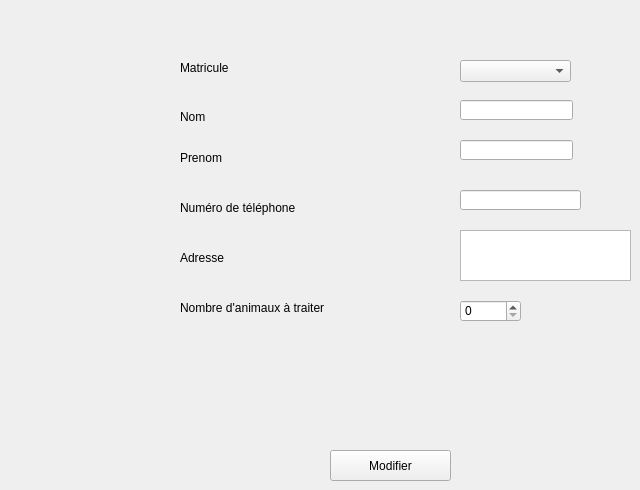
      <widget class="QWidget" name="modifier_2">
       <attribute name="title">
        <string>Modifier</string>
       </attribute>
       <widget class="QPushButton" name="modif_vet">
        <property name="geometry">
         <rect>
          <x>330</x>
          <y>450</y>
          <width>121</width>
          <height>31</height>
         </rect>
        </property>
        <property name="text">
         <string>Modifier</string>
        </property>
       </widget>
       <widget class="QSpinBox" name="an_modif">
        <property name="geometry">
         <rect>
          <x>460</x>
          <y>300</y>
          <width>61</width>
          <height>22</height>
         </rect>
        </property>
       </widget>
       <widget class="QLabel" name="label_46">
        <property name="geometry">
         <rect>
          <x>180</x>
          <y>300</y>
          <width>201</width>
          <height>16</height>
         </rect>
        </property>
        <property name="text">
         <string>Nombre d'animaux à traiter</string>
        </property>
       </widget>
       <widget class="QLabel" name="label_47">
        <property name="geometry">
         <rect>
          <x>180</x>
          <y>200</y>
          <width>161</width>
          <height>16</height>
         </rect>
        </property>
        <property name="text">
         <string>Numéro de téléphone</string>
        </property>
       </widget>
       <widget class="QPlainTextEdit" name="adresse_modif2">
        <property name="geometry">
         <rect>
          <x>460</x>
          <y>230</y>
          <width>171</width>
          <height>51</height>
         </rect>
        </property>
       </widget>
       <widget class="QLabel" name="label_48">
        <property name="geometry">
         <rect>
          <x>180</x>
          <y>150</y>
          <width>71</width>
          <height>16</height>
         </rect>
        </property>
        <property name="text">
         <string>Prenom</string>
        </property>
       </widget>
       <widget class="QLabel" name="label_49">
        <property name="geometry">
         <rect>
          <x>180</x>
          <y>60</y>
          <width>71</width>
          <height>16</height>
         </rect>
        </property>
        <property name="text">
         <string>Matricule</string>
        </property>
       </widget>
       <widget class="QLabel" name="label_50">
        <property name="geometry">
         <rect>
          <x>180</x>
          <y>250</y>
          <width>141</width>
          <height>16</height>
         </rect>
        </property>
        <property name="text">
         <string>Adresse</string>
        </property>
       </widget>
       <widget class="QLineEdit" name="num_tel_modif">
        <property name="geometry">
         <rect>
          <x>460</x>
          <y>190</y>
          <width>121</width>
          <height>20</height>
         </rect>
        </property>
       </widget>
       <widget class="QLineEdit" name="prenom_vet_modif">
        <property name="geometry">
         <rect>
          <x>460</x>
          <y>140</y>
          <width>113</width>
          <height>20</height>
         </rect>
        </property>
       </widget>
       <widget class="QLabel" name="label_51">
        <property name="geometry">
         <rect>
          <x>180</x>
          <y>110</y>
          <width>47</width>
          <height>14</height>
         </rect>
        </property>
        <property name="text">
         <string>Nom</string>
        </property>
       </widget>
       <widget class="QComboBox" name="mat_modif">
        <property name="geometry">
         <rect>
          <x>460</x>
          <y>60</y>
          <width>111</width>
          <height>22</height>
         </rect>
        </property>
       </widget>
       <widget class="QLineEdit" name="nom_vet_modif">
        <property name="geometry">
         <rect>
          <x>460</x>
          <y>100</y>
          <width>113</width>
          <height>20</height>
         </rect>
        </property>
       </widget>
      </widget>
